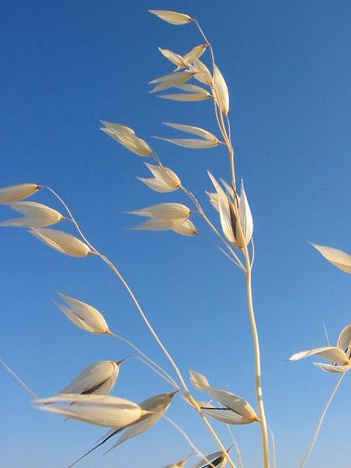
//> input picture CUDA_SURF/CUDA_SURF/1.jpg, 351 x 468 px, shrunk from 420 x 560 before the run
$ ./main   (built with g++ and OpenCV 4)
//> lines starting //> are read from the running program, lines starting //| are printed output that depends on the picture
/**************************************************
* 描述：本例实现了通过相同场景下的不同角度的两幅图像
* 来提取图像几何结构。
* 步骤：①
* 作者：张肖波
* 日期：2019-06-20
**************************************************/
#include "opencv2/opencv.hpp"
#include "opencv2/core/core.hpp"
#include "opencv2/highgui/highgui.hpp"
#include "opencv2/imgproc/imgproc.hpp"
#include "opencv2/features2d/features2d.hpp"
#include "opencv2/flann/flann.hpp"
#include "opencv2/xfeatures2d.hpp"
#include "opencv2/video/tracking.hpp"
#include <iostream>
#include <vector>

using namespace cv;
using namespace std;
using namespace cv::xfeatures2d;

/*检查所得的旋转部分是否为一个有效的旋转矩阵*/
// [9 lines left out: function CheckCoherentRotation, not called in this run]

/*计算相机的标准型矩阵，摄像机的基础矩阵通过计算得到，并存放在变量P1中*/
// [28 lines left out: function FindcameraMatrices, not called in this run]
/*求解非其次线性方程*/
// [33 lines left out: functions LinearLSTringulation, TriangulatePoint, not called in this run]

int main()
{
	/*第一步：获取图像*/
	Mat srcImage1 = imread("1.jpg");
//> srcImage1 is the input picture: 468 rows x 351 cols, CV_8UC3; mean B, G, R 180, 135.9, 96
	Mat srcImage2 = imread("2.jpg");
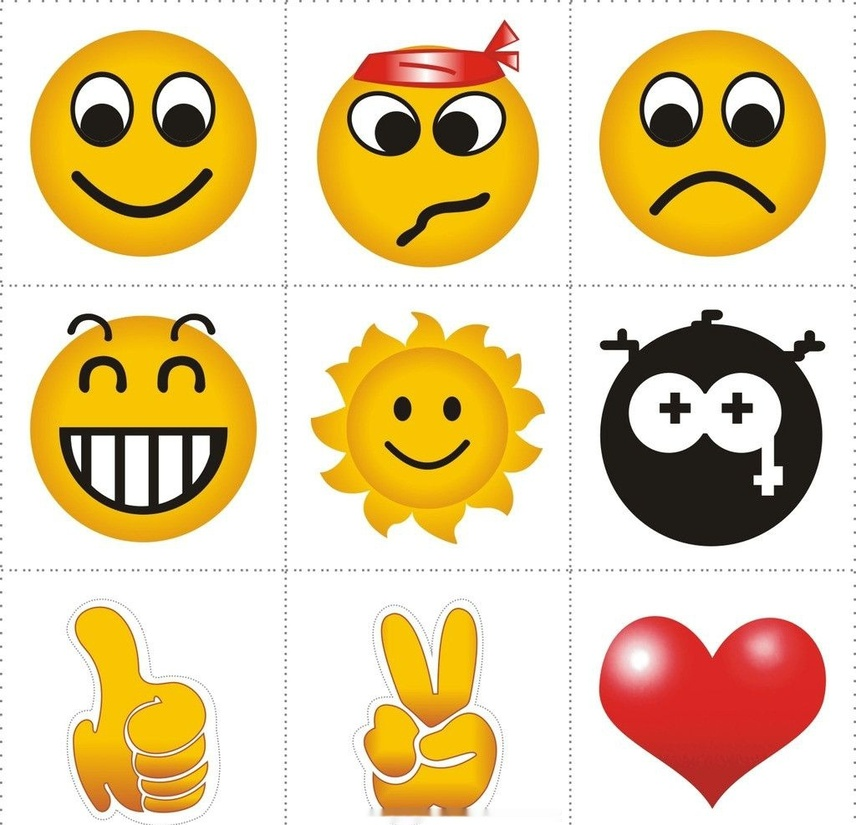
//> input picture inpaint/inpaint/2.jpg, 856 x 825 px, shrunk from 1024 x 987 before the run
//> srcImage2 is the input picture: 825 rows x 856 cols, CV_8UC3; mean B, G, R 161.4, 206.1, 228.9
	//将图片转换为灰度图像
	Mat GrayImage1, GrayImage2;
	if (srcImage1.channels() == 3)//如果源图像为彩色图像
	{
		cvtColor(srcImage1, GrayImage1, CV_RGB2GRAY);
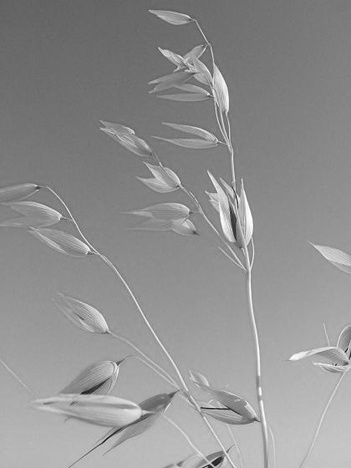
//> GrayImage1: 468 rows x 351 cols, CV_8UC1; min 26, max 255, mean 144.5
		cvtColor(srcImage2, GrayImage2, CV_RGB2GRAY);
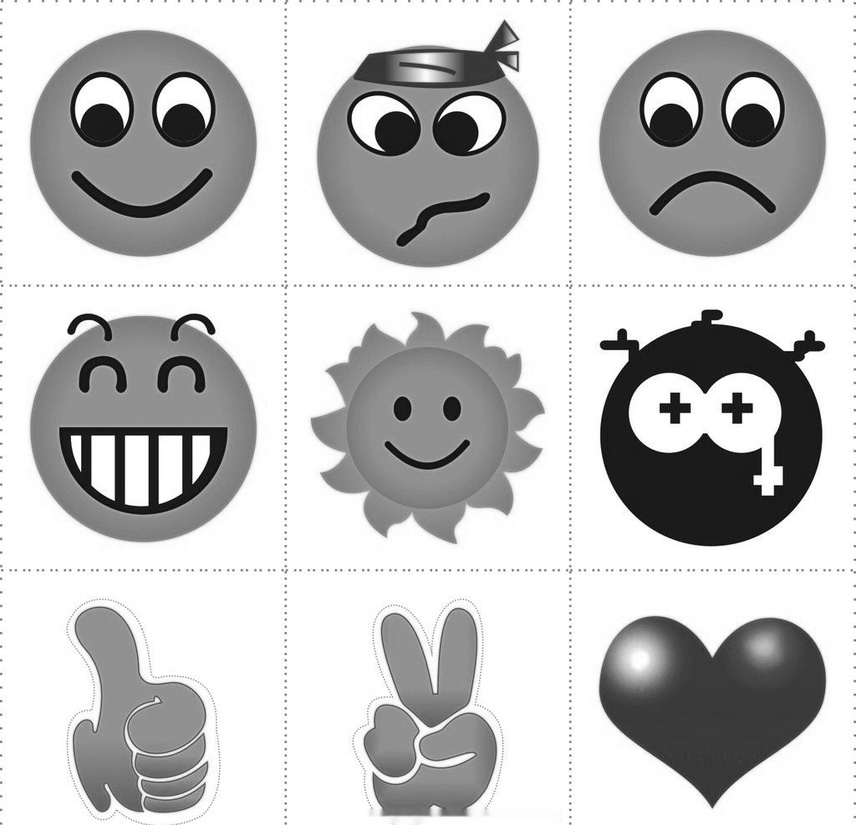
//> GrayImage2: 825 rows x 856 cols, CV_8UC1; min 0, max 255, mean 195.3
	}
	else
	{
		GrayImage1 = srcImage1;
		GrayImage2 = srcImage2;
	}
	/*第二步：计算两个图像的匹配点*/
	/*方法一：采用SURF算法和暴力匹配的方法进行特征点匹配*/
	/*//定义SURF特征点检测类对象
	Ptr<SurfFeatureDetector> surfDetector = SURF::create();
	//定义特征点变量
	vector<KeyPoint> KeyPoint1;
	vector<KeyPoint> KeyPoint2;
	//计算特征点
	surfDetector->detect(srcImage1,KeyPoint1);
	surfDetector->detect(srcImage2, KeyPoint2);
	//计算特征点描述符/特征向量提取
	Ptr<SurfDescriptorExtractor> desicritor = SURF::create();
	Mat desicritor1;
	desicritor->compute(srcImage1, KeyPoint1, desicritor1);
	Mat desicritor2;
	desicritor->compute(srcImage2, KeyPoint2, desicritor2);
	//对描述符进行BFMatch暴力匹配
	Ptr<DescriptorMatcher> matcher=DescriptorMatcher::create(2);//实例化暴力匹配器,2对应BRUTEFORCE,即暴力匹配
	//定义匹配结果变量,暴力匹配中已经含有交叉滤波算法
	vector<DMatch> matches;
	matcher->match(desicritor1, desicritor2,matches);*/
	/*方法二：采用FAST算法和光流方法进行特征点匹配*/
	//使用FAST算法查找图像的特征点，这个算法没有描述子，也就是说该算法不具有旋转不变性
	Ptr<FastFeatureDetector> FastDetector = FastFeatureDetector::create();
	vector<KeyPoint> KeyPoint1;
	vector<KeyPoint> KeyPoint2;
	FastDetector->detect(srcImage1, KeyPoint1);
//> KeyPoint1 = 1235 keypoints; strongest (x, y, size): (345, 351, 7), (213, 462, 7), (201, 407, 7), (189, 17, 7)
	FastDetector->detect(srcImage2, KeyPoint2);
//> KeyPoint2 = 3626 keypoints; strongest (x, y, size): (689, 404, 7), (671, 393, 7), (671, 422, 7), (660, 404, 7)
	//为光流法匹配做准备，获取特征点的坐标信息
	vector<Point2f> Points1;
	KeyPoint::convert(KeyPoint1, Points1);
//> Points1 = 1235 Points (x, y), first 12: [149, 10], [153, 12], [172, 12], [155, 13], [181, 14], [159, 16], [163, 16], [187, 16], [189, 17], [170, 19], [195, 20], [184, 21]
	vector<Point2f> Points2(KeyPoint2.size());
	//计算光流域,计算图1中每个点在两个图像中的光流域
	vector<uchar> vstatus;//如果两个图像中的特征点匹配，则标志位1，否则为0
	vector<float> verror;//定义匹配测量过程中的错误类型
	//使用Lucas-Kanade金字塔光流法计算匹配
//> (the run ends here: the program stops with an error, at `calcOpticalFlowPyrLK(GrayImage1,GrayImage2,Points1, Points2, vstatus, ..`)
